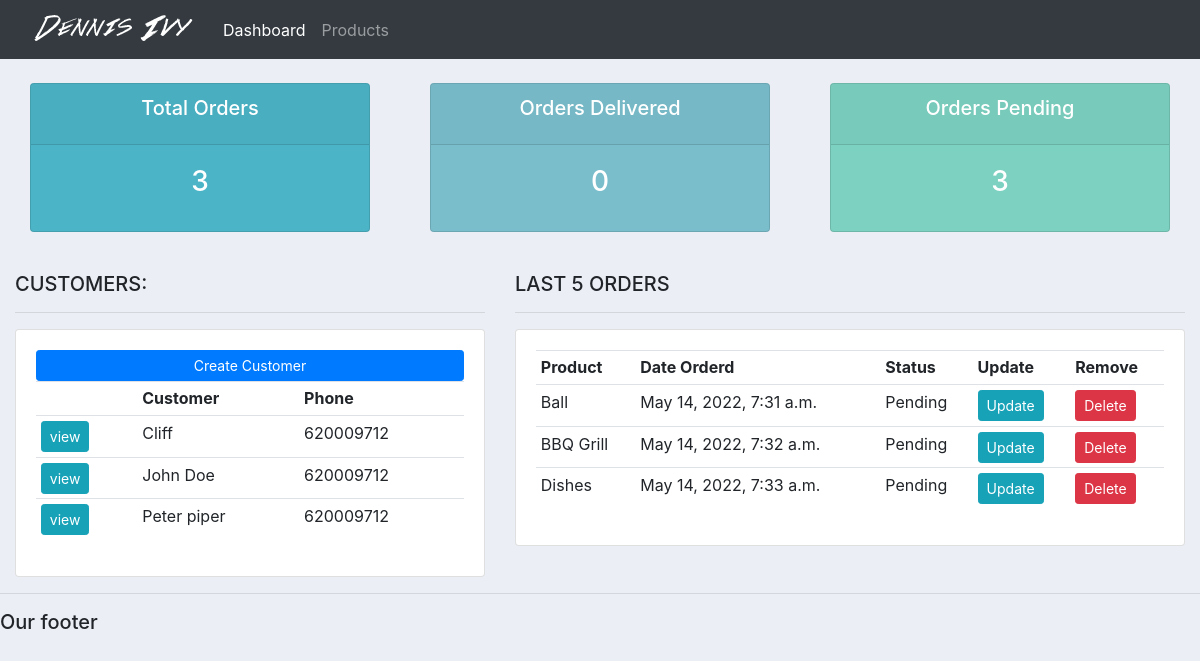
The app's page /, older data.
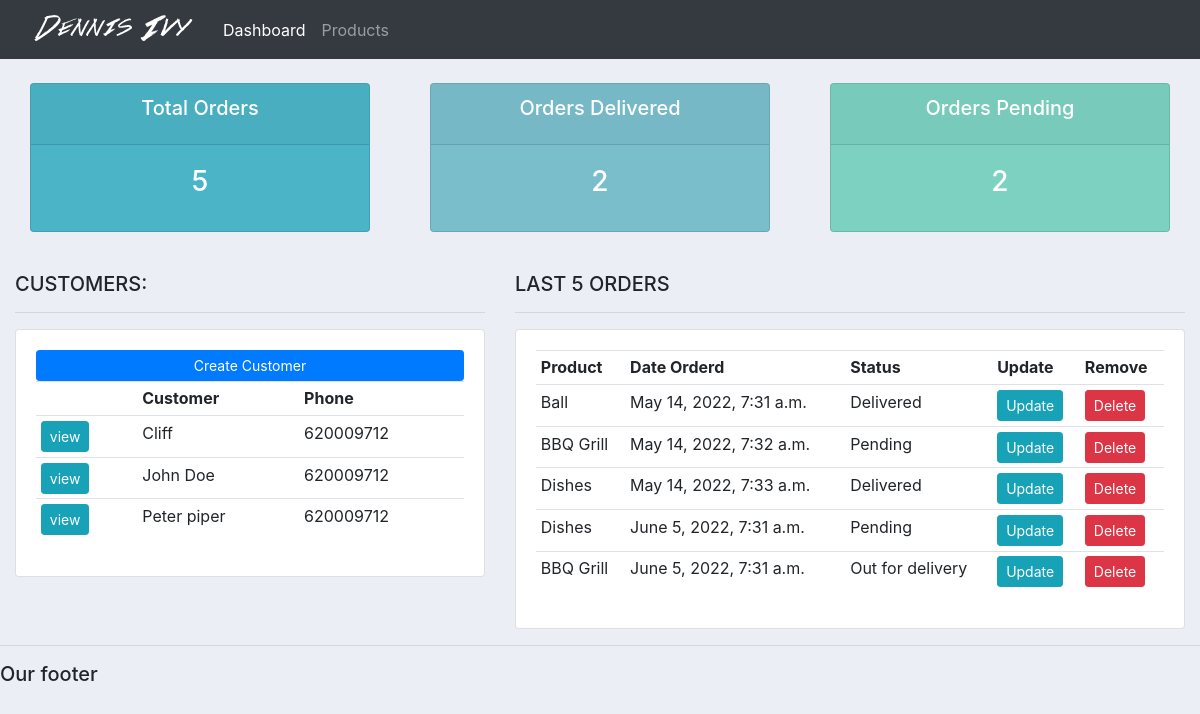
The same page, newer data.
### accounts/models.py (models this page shows, shortened)
class Customer(models.Model):
    name = models.CharField(max_length=200,null=True)
    phone = models.CharField(max_length=200,null=True)
    email = models.CharField(max_length=200,null=True)
    date_created = models.DateTimeField(auto_now_add=True,null=True)

class Order(models.Model):
    STATUS = (
                ('Pending', 'Pending'),
                ('Out for delivery', 'Out for delivery'),
                ('Delivered','Delivered')
             )
    customer = models.ForeignKey(Customer,null=True,on_delete=models.SET_NULL)
    product = models.ForeignKey(Product,null=True,on_delete=models.SET_NULL)
    date_created = models.DateTimeField(auto_now_add=True,null=True)
    status = models.CharField(max_length=200, null=True, choices=STATUS )

class Product(models.Model):
    CATEGORY = (
                ('Indoor','Indoor'),
                ('Outdoor','Outdoor'),
           )
    name = models.CharField(max_length=200,null=True)
    price = models.FloatField(null=True)
    category = models.CharField(max_length=200,choices=CATEGORY)
    description = models.CharField(max_length=200,null=True, blank=True)
    date_created = models.DateTimeField(auto_now_add=True,null=True)
    tags = models.ManyToManyField(Tag)
    def __str__(self):
        return self.name

### accounts/views.py (the view)
# urls.py: path('', views.home, name = "home"),
def home(request):
    orders = Order.objects.all()
    customers = Customer.objects.all()
    total_orders = orders.count()
    total_customer = customers.count()
    pending = orders.filter(status='Pending').count()
    delivered = orders.filter(status='Delivered').count()
    context ={'orders':orders, 'customers':customers,
              'total_orders':total_orders, 'total_customer': total_customer , 'pending':pending, 'delivered':delivered }
    return render(request,'accounts/dashboard.html', context)

### accounts/templates/accounts/dashboard.html (shortened to what this page needs)
{% extends 'accounts/main.html' %}
{% block content %}
{% include 'accounts/status.html' %}
<br>
<div class="row">
<div class="col-md-5">
  <h5>CUSTOMERS:</h5>
  <hr>
  <div class="card card-body">
    <a class="btn btn-primary  btn-sm btn-block" href="">Create Customer</a>
    <table class="table table-sm">
      <tr>
        <th></th>
        <th>Customer</th>
        <th>Phone</th>
      </tr>
      {% for customer in customers %}
      <tr>
        <td><a class="btn btn-sm btn-info" href= "{% url 'customer' customer.id %} "> view </a> </td>
        <td>{{ customer.name }}</td>
        <td>{{ customer.phone }}</td>
      </tr>
     {% endfor %}
    </table>
  </div>
</div>
<div class="col-md-7">
  <h5>LAST 5 ORDERS</h5>
  <hr>
  <div class="card card-body">
    <table class="table table-sm">
      <tr>
        <th>Product</th>
        <th>Date Orderd</th>
        <th>Status</th>
        <th>Update</th>
        <th>Remove</th>
      </tr>
      {% for order in orders %}
      <tr>
        <td>{{ order.product}}</td>
        <td>{{ order.date_created }}</td>
        <td>{{ order.status }}</td>
        <td><a class="btn btn-sm btn-info" href="{% url 'update_order' order.id %}" >Update</a></td>
        <td><a class="btn btn-sm btn-danger" href="{% url 'delete_order' order.id %}">Delete</a></td>
      </tr>
     {% endfor %}
    </table>
  </div>
</div>
</div>
{% endblock %}

Row changes from the older to the newer data that the page shows:
changed Order "May 14, 2022, 7:31 a.m.": status "Pending" → "Delivered"
changed Order "May 14, 2022, 7:33 a.m.": status "Pending" → "Delivered"
added Order: product "Dishes", date_created "June 5, 2022, 7:31 a.m.", status "Pending"
added Order: product "BBQ Grill", date_created "June 5, 2022, 7:31 a.m.", status "Out for delivery"
Text that changed along with them:
{{ total_orders }}: "3" → "5"
{{ delivered }}: "0" → "2"
{{ pending }}: "3" → "2"
